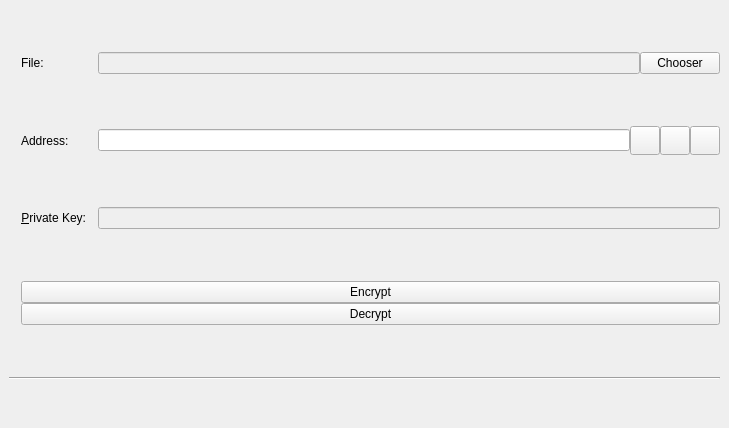
<?xml version="1.0" encoding="UTF-8"?>
<ui version="4.0">
 <class>EncryptDecrypt_2</class>
 <widget class="QStackedWidget" name="EncryptDecrypt_2">
  <property name="geometry">
   <rect>
    <x>0</x>
    <y>0</y>
    <width>729</width>
    <height>428</height>
   </rect>
  </property>
  <property name="focusPolicy">
   <enum>Qt::TabFocus</enum>
  </property>
  <property name="autoFillBackground">
   <bool>false</bool>
  </property>
  <widget class="QFrame" name="EncryptDecrypt">
   <property name="toolTip">
    <string>This is a normal payment.</string>
   </property>
   <property name="frameShape">
    <enum>QFrame::NoFrame</enum>
   </property>
   <layout class="QGridLayout" name="gridLayout">
    <property name="topMargin">
     <number>8</number>
    </property>
    <property name="bottomMargin">
     <number>4</number>
    </property>
    <property name="horizontalSpacing">
     <number>12</number>
    </property>
    <property name="verticalSpacing">
     <number>8</number>
    </property>
    <item row="1" column="2">
     <layout class="QHBoxLayout" name="payToLayout">
      <property name="spacing">
       <number>0</number>
      </property>
      <item>
       <widget class="QValidatedLineEdit" name="payTo">
        <property name="toolTip">
         <string>The IMG address to send the payment to</string>
        </property>
       </widget>
      </item>
      <item>
       <widget class="QToolButton" name="addressBookButton">
        <property name="toolTip">
         <string>Choose previously used address</string>
        </property>
        <property name="text">
         <string/>
        </property>
        <property name="iconSize">
         <size>
          <width>22</width>
          <height>22</height>
         </size>
        </property>
        <property name="shortcut">
         <string>Alt+A</string>
        </property>
       </widget>
      </item>
      <item>
       <widget class="QToolButton" name="pasteButton">
        <property name="toolTip">
         <string>Paste address from clipboard</string>
        </property>
        <property name="text">
         <string/>
        </property>
        <property name="iconSize">
         <size>
          <width>22</width>
          <height>22</height>
         </size>
        </property>
        <property name="shortcut">
         <string>Alt+P</string>
        </property>
       </widget>
      </item>
      <item>
       <widget class="QToolButton" name="deleteButton">
        <property name="toolTip">
         <string>Remove this entry</string>
        </property>
        <property name="text">
         <string/>
        </property>
        <property name="iconSize">
         <size>
          <width>22</width>
          <height>22</height>
         </size>
        </property>
       </widget>
      </item>
     </layout>
    </item>
    <item row="0" column="2">
     <layout class="QHBoxLayout" name="horizontalLayoutAmount" stretch="0,0">
      <property name="sizeConstraint">
       <enum>QLayout::SetMinAndMaxSize</enum>
      </property>
      <item>
       <widget class="QLineEdit" name="lineEdit">
        <property name="enabled">
         <bool>false</bool>
        </property>
       </widget>
      </item>
      <item>
       <widget class="QPushButton" name="chooserButton">
        <property name="text">
         <string>Chooser</string>
        </property>
       </widget>
      </item>
     </layout>
    </item>
    <item row="2" column="2">
     <widget class="QLineEdit" name="addAsLabel">
      <property name="enabled">
       <bool>false</bool>
      </property>
      <property name="toolTip">
       <string>Enter a label for this address to add it to the list of used addresses</string>
      </property>
     </widget>
    </item>
    <item row="6" column="0" colspan="3">
     <widget class="Line" name="line">
      <property name="orientation">
       <enum>Qt::Horizontal</enum>
      </property>
     </widget>
    </item>
    <item row="3" column="1" colspan="2">
     <layout class="QVBoxLayout" name="verticalLayout">
      <item>
       <widget class="QPushButton" name="encryptButton">
        <property name="text">
         <string>Encrypt</string>
        </property>
       </widget>
      </item>
      <item>
       <widget class="QPushButton" name="decryptButton">
        <property name="text">
         <string>Decrypt</string>
        </property>
       </widget>
      </item>
     </layout>
    </item>
    <item row="2" column="1">
     <widget class="QLabel" name="labellLabel">
      <property name="text">
       <string>&amp;Private Key:</string>
      </property>
      <property name="alignment">
       <set>Qt::AlignRight|Qt::AlignTrailing|Qt::AlignVCenter</set>
      </property>
      <property name="buddy">
       <cstring>addAsLabel</cstring>
      </property>
     </widget>
    </item>
    <item row="1" column="1">
     <widget class="QLabel" name="addressToLabel">
      <property name="layoutDirection">
       <enum>Qt::LeftToRight</enum>
      </property>
      <property name="text">
       <string>Address:</string>
      </property>
      <property name="buddy">
       <cstring>payTo</cstring>
      </property>
     </widget>
    </item>
    <item row="0" column="1">
     <widget class="QLabel" name="FileLabel">
      <property name="text">
       <string>File:</string>
      </property>
     </widget>
    </item>
   </layout>
  </widget>
  <widget class="QFrame" name="SendCoins_UnauthenticatedPaymentRequest">
   <property name="palette">
    <palette>
     <active>
      <colorrole role="WindowText">
       <brush brushstyle="SolidPattern">
        <color alpha="255">
         <red>0</red>
         <green>0</green>
         <blue>0</blue>
        </color>
       </brush>
      </colorrole>
      <colorrole role="Button">
       <brush brushstyle="SolidPattern">
        <color alpha="255">
         <red>255</red>
         <green>255</green>
         <blue>127</blue>
        </color>
       </brush>
      </colorrole>
      <colorrole role="Light">
       <brush brushstyle="SolidPattern">
        <color alpha="255">
         <red>255</red>
         <green>255</green>
         <blue>255</blue>
        </color>
       </brush>
      </colorrole>
      <colorrole role="Midlight">
       <brush brushstyle="SolidPattern">
        <color alpha="255">
         <red>255</red>
         <green>255</green>
         <blue>191</blue>
        </color>
       </brush>
      </colorrole>
      <colorrole role="Dark">
       <brush brushstyle="SolidPattern">
        <color alpha="255">
         <red>127</red>
         <green>127</green>
         <blue>63</blue>
        </color>
       </brush>
      </colorrole>
      <colorrole role="Mid">
       <brush brushstyle="SolidPattern">
        <color alpha="255">
         <red>170</red>
         <green>170</green>
         <blue>84</blue>
        </color>
       </brush>
      </colorrole>
      <colorrole role="Text">
       <brush brushstyle="SolidPattern">
        <color alpha="255">
         <red>0</red>
         <green>0</green>
         <blue>0</blue>
        </color>
       </brush>
      </colorrole>
      <colorrole role="BrightText">
       <brush brushstyle="SolidPattern">
        <color alpha="255">
         <red>255</red>
         <green>255</green>
         <blue>255</blue>
        </color>
       </brush>
      </colorrole>
      <colorrole role="ButtonText">
       <brush brushstyle="SolidPattern">
        <color alpha="255">
         <red>0</red>
         <green>0</green>
         <blue>0</blue>
        </color>
       </brush>
      </colorrole>
      <colorrole role="Base">
       <brush brushstyle="SolidPattern">
        <color alpha="255">
         <red>255</red>
         <green>255</green>
         <blue>255</blue>
        </color>
       </brush>
      </colorrole>
      <colorrole role="Window">
       <brush brushstyle="SolidPattern">
        <color alpha="255">
         <red>255</red>
         <green>255</green>
         <blue>127</blue>
        </color>
       </brush>
      </colorrole>
      <colorrole role="Shadow">
       <brush brushstyle="SolidPattern">
        <color alpha="255">
         <red>0</red>
         <green>0</green>
         <blue>0</blue>
        </color>
       </brush>
      </colorrole>
      <colorrole role="AlternateBase">
       <brush brushstyle="SolidPattern">
        <color alpha="255">
         <red>255</red>
         <green>255</green>
         <blue>191</blue>
        </color>
       </brush>
      </colorrole>
      <colorrole role="ToolTipBase">
       <brush brushstyle="SolidPattern">
        <color alpha="255">
         <red>255</red>
         <green>255</green>
         <blue>220</blue>
        </color>
       </brush>
      </colorrole>
      <colorrole role="ToolTipText">
       <brush brushstyle="SolidPattern">
        <color alpha="255">
         <red>0</red>
         <green>0</green>
         <blue>0</blue>
        </color>
       </brush>
      </colorrole>
     </active>
     <inactive>
      <colorrole role="WindowText">
       <brush brushstyle="SolidPattern">
        <color alpha="255">
         <red>0</red>
         <green>0</green>
         <blue>0</blue>
        </color>
       </brush>
      </colorrole>
      <colorrole role="Button">
       <brush brushstyle="SolidPattern">
        <color alpha="255">
         <red>255</red>
         <green>255</green>
         <blue>127</blue>
        </color>
       </brush>
      </colorrole>
      <colorrole role="Light">
       <brush brushstyle="SolidPattern">
        <color alpha="255">
         <red>255</red>
         <green>255</green>
         <blue>255</blue>
        </color>
       </brush>
      </colorrole>
      <colorrole role="Midlight">
       <brush brushstyle="SolidPattern">
        <color alpha="255">
         <red>255</red>
         <green>255</green>
         <blue>191</blue>
        </color>
       </brush>
      </colorrole>
      <colorrole role="Dark">
       <brush brushstyle="SolidPattern">
        <color alpha="255">
         <red>127</red>
         <green>127</green>
         <blue>63</blue>
        </color>
       </brush>
      </colorrole>
      <colorrole role="Mid">
       <brush brushstyle="SolidPattern">
        <color alpha="255">
         <red>170</red>
         <green>170</green>
         <blue>84</blue>
        </color>
       </brush>
      </colorrole>
      <colorrole role="Text">
       <brush brushstyle="SolidPattern">
        <color alpha="255">
         <red>0</red>
         <green>0</green>
         <blue>0</blue>
        </color>
       </brush>
      </colorrole>
      <colorrole role="BrightText">
       <brush brushstyle="SolidPattern">
        <color alpha="255">
         <red>255</red>
         <green>255</green>
         <blue>255</blue>
        </color>
       </brush>
      </colorrole>
      <colorrole role="ButtonText">
       <brush brushstyle="SolidPattern">
        <color alpha="255">
         <red>0</red>
         <green>0</green>
         <blue>0</blue>
        </color>
       </brush>
      </colorrole>
      <colorrole role="Base">
       <brush brushstyle="SolidPattern">
        <color alpha="255">
         <red>255</red>
         <green>255</green>
         <blue>255</blue>
        </color>
       </brush>
      </colorrole>
      <colorrole role="Window">
       <brush brushstyle="SolidPattern">
        <color alpha="255">
         <red>255</red>
         <green>255</green>
         <blue>127</blue>
        </color>
       </brush>
      </colorrole>
      <colorrole role="Shadow">
       <brush brushstyle="SolidPattern">
        <color alpha="255">
         <red>0</red>
         <green>0</green>
         <blue>0</blue>
        </color>
       </brush>
      </colorrole>
      <colorrole role="AlternateBase">
       <brush brushstyle="SolidPattern">
        <color alpha="255">
         <red>255</red>
         <green>255</green>
         <blue>191</blue>
        </color>
       </brush>
      </colorrole>
      <colorrole role="ToolTipBase">
       <brush brushstyle="SolidPattern">
        <color alpha="255">
         <red>255</red>
         <green>255</green>
         <blue>220</blue>
        </color>
       </brush>
      </colorrole>
      <colorrole role="ToolTipText">
       <brush brushstyle="SolidPattern">
        <color alpha="255">
         <red>0</red>
         <green>0</green>
         <blue>0</blue>
        </color>
       </brush>
      </colorrole>
     </inactive>
     <disabled>
      <colorrole role="WindowText">
       <brush brushstyle="SolidPattern">
        <color alpha="255">
         <red>127</red>
         <green>127</green>
         <blue>63</blue>
        </color>
       </brush>
      </colorrole>
      <colorrole role="Button">
       <brush brushstyle="SolidPattern">
        <color alpha="255">
         <red>255</red>
         <green>255</green>
         <blue>127</blue>
        </color>
       </brush>
      </colorrole>
      <colorrole role="Light">
       <brush brushstyle="SolidPattern">
        <color alpha="255">
         <red>255</red>
         <green>255</green>
         <blue>255</blue>
        </color>
       </brush>
      </colorrole>
      <colorrole role="Midlight">
       <brush brushstyle="SolidPattern">
        <color alpha="255">
         <red>255</red>
         <green>255</green>
         <blue>191</blue>
        </color>
       </brush>
      </colorrole>
      <colorrole role="Dark">
       <brush brushstyle="SolidPattern">
        <color alpha="255">
         <red>127</red>
         <green>127</green>
         <blue>63</blue>
        </color>
       </brush>
      </colorrole>
      <colorrole role="Mid">
       <brush brushstyle="SolidPattern">
        <color alpha="255">
         <red>170</red>
         <green>170</green>
         <blue>84</blue>
        </color>
       </brush>
      </colorrole>
      <colorrole role="Text">
       <brush brushstyle="SolidPattern">
        <color alpha="255">
         <red>127</red>
         <green>127</green>
         <blue>63</blue>
        </color>
       </brush>
      </colorrole>
      <colorrole role="BrightText">
       <brush brushstyle="SolidPattern">
        <color alpha="255">
         <red>255</red>
         <green>255</green>
         <blue>255</blue>
        </color>
       </brush>
      </colorrole>
      <colorrole role="ButtonText">
       <brush brushstyle="SolidPattern">
        <color alpha="255">
         <red>127</red>
         <green>127</green>
         <blue>63</blue>
        </color>
       </brush>
      </colorrole>
      <colorrole role="Base">
       <brush brushstyle="SolidPattern">
        <color alpha="255">
         <red>255</red>
         <green>255</green>
         <blue>127</blue>
        </color>
       </brush>
      </colorrole>
      <colorrole role="Window">
       <brush brushstyle="SolidPattern">
        <color alpha="255">
         <red>255</red>
         <green>255</green>
         <blue>127</blue>
        </color>
       </brush>
      </colorrole>
      <colorrole role="Shadow">
       <brush brushstyle="SolidPattern">
        <color alpha="255">
         <red>0</red>
         <green>0</green>
         <blue>0</blue>
        </color>
       </brush>
      </colorrole>
      <colorrole role="AlternateBase">
       <brush brushstyle="SolidPattern">
        <color alpha="255">
         <red>255</red>
         <green>255</green>
         <blue>127</blue>
        </color>
       </brush>
      </colorrole>
      <colorrole role="ToolTipBase">
       <brush brushstyle="SolidPattern">
        <color alpha="255">
         <red>255</red>
         <green>255</green>
         <blue>220</blue>
        </color>
       </brush>
      </colorrole>
      <colorrole role="ToolTipText">
       <brush brushstyle="SolidPattern">
        <color alpha="255">
         <red>0</red>
         <green>0</green>
         <blue>0</blue>
        </color>
       </brush>
      </colorrole>
     </disabled>
    </palette>
   </property>
   <property name="toolTip">
    <string>This is an unauthenticated payment request.</string>
   </property>
   <property name="autoFillBackground">
    <bool>true</bool>
   </property>
   <property name="frameShape">
    <enum>QFrame::NoFrame</enum>
   </property>
   <layout class="QGridLayout" name="gridLayout_is">
    <property name="spacing">
     <number>12</number>
    </property>
    <item row="0" column="0">
     <widget class="QLabel" name="payToLabel_is">
      <property name="text">
       <string>Pay To:</string>
      </property>
      <property name="alignment">
       <set>Qt::AlignRight|Qt::AlignTrailing|Qt::AlignVCenter</set>
      </property>
     </widget>
    </item>
    <item row="0" column="1">
     <layout class="QHBoxLayout" name="payToLayout_is">
      <property name="spacing">
       <number>0</number>
      </property>
      <item>
       <widget class="QLabel" name="payTo_is"/>
      </item>
      <item>
       <widget class="QToolButton" name="deleteButton_is">
        <property name="toolTip">
         <string>Remove this entry</string>
        </property>
        <property name="text">
         <string/>
        </property>
       </widget>
      </item>
     </layout>
    </item>
    <item row="1" column="0">
     <widget class="QLabel" name="memoLabel_is">
      <property name="text">
       <string>Memo:</string>
      </property>
      <property name="alignment">
       <set>Qt::AlignRight|Qt::AlignTrailing|Qt::AlignVCenter</set>
      </property>
     </widget>
    </item>
    <item row="1" column="1">
     <widget class="QLabel" name="memoTextLabel_is">
      <property name="textFormat">
       <enum>Qt::PlainText</enum>
      </property>
     </widget>
    </item>
    <item row="2" column="0">
     <widget class="QLabel" name="amountLabel_is">
      <property name="text">
       <string>A&amp;mount:</string>
      </property>
      <property name="alignment">
       <set>Qt::AlignRight|Qt::AlignTrailing|Qt::AlignVCenter</set>
      </property>
      <property name="buddy">
       <cstring>payAmount_is</cstring>
      </property>
     </widget>
    </item>
    <item row="2" column="1">
     <widget class="BitcoinAmountField" name="payAmount_is">
      <property name="acceptDrops">
       <bool>false</bool>
      </property>
     </widget>
    </item>
   </layout>
  </widget>
  <widget class="QFrame" name="SendCoins_AuthenticatedPaymentRequest">
   <property name="palette">
    <palette>
     <active>
      <colorrole role="WindowText">
       <brush brushstyle="SolidPattern">
        <color alpha="255">
         <red>0</red>
         <green>0</green>
         <blue>0</blue>
        </color>
       </brush>
      </colorrole>
      <colorrole role="Button">
       <brush brushstyle="SolidPattern">
        <color alpha="255">
         <red>140</red>
         <green>232</green>
         <blue>119</blue>
        </color>
       </brush>
      </colorrole>
      <colorrole role="Light">
       <brush brushstyle="SolidPattern">
        <color alpha="255">
         <red>230</red>
         <green>255</green>
         <blue>224</blue>
        </color>
       </brush>
      </colorrole>
      <colorrole role="Midlight">
       <brush brushstyle="SolidPattern">
        <color alpha="255">
         <red>185</red>
         <green>243</green>
         <blue>171</blue>
        </color>
       </brush>
      </colorrole>
      <colorrole role="Dark">
       <brush brushstyle="SolidPattern">
        <color alpha="255">
         <red>70</red>
         <green>116</green>
         <blue>59</blue>
        </color>
       </brush>
      </colorrole>
      <colorrole role="Mid">
       <brush brushstyle="SolidPattern">
        <color alpha="255">
         <red>93</red>
         <green>155</green>
         <blue>79</blue>
        </color>
       </brush>
      </colorrole>
      <colorrole role="Text">
       <brush brushstyle="SolidPattern">
        <color alpha="255">
         <red>0</red>
         <green>0</green>
         <blue>0</blue>
        </color>
       </brush>
      </colorrole>
      <colorrole role="BrightText">
       <brush brushstyle="SolidPattern">
        <color alpha="255">
         <red>155</red>
         <green>255</green>
         <blue>147</blue>
        </color>
       </brush>
      </colorrole>
      <colorrole role="ButtonText">
       <brush brushstyle="SolidPattern">
        <color alpha="255">
         <red>0</red>
         <green>0</green>
         <blue>0</blue>
        </color>
       </brush>
      </colorrole>
      <colorrole role="Base">
       <brush brushstyle="SolidPattern">
        <color alpha="255">
         <red>119</red>
         <green>255</green>
         <blue>233</blue>
        </color>
       </brush>
      </colorrole>
      <colorrole role="Window">
       <brush brushstyle="SolidPattern">
        <color alpha="255">
         <red>140</red>
         <green>232</green>
         <blue>119</blue>
        </color>
       </brush>
      </colorrole>
      <colorrole role="Shadow">
       <brush brushstyle="SolidPattern">
        <color alpha="255">
         <red>0</red>
         <green>0</green>
         <blue>0</blue>
        </color>
       </brush>
      </colorrole>
      <colorrole role="AlternateBase">
       <brush brushstyle="SolidPattern">
        <color alpha="255">
         <red>197</red>
         <green>243</green>
         <blue>187</blue>
        </color>
       </brush>
      </colorrole>
      <colorrole role="NoRole">
       <brush brushstyle="SolidPattern">
        <color alpha="255">
         <red>125</red>
         <green>194</green>
         <blue>122</blue>
        </color>
       </brush>
      </colorrole>
      <colorrole role="ToolTipBase">
       <brush brushstyle="SolidPattern">
        <color alpha="255">
         <red>255</red>
         <green>255</green>
         <blue>220</blue>
        </color>
       </brush>
      </colorrole>
      <colorrole role="ToolTipText">
       <brush brushstyle="SolidPattern">
        <color alpha="255">
         <red>0</red>
         <green>0</green>
         <blue>0</blue>
        </color>
       </brush>
      </colorrole>
     </active>
     <inactive>
      <colorrole role="WindowText">
       <brush brushstyle="SolidPattern">
        <color alpha="255">
         <red>0</red>
         <green>0</green>
         <blue>0</blue>
        </color>
       </brush>
      </colorrole>
      <colorrole role="Button">
       <brush brushstyle="SolidPattern">
        <color alpha="255">
         <red>140</red>
         <green>232</green>
         <blue>119</blue>
        </color>
       </brush>
      </colorrole>
      <colorrole role="Light">
       <brush brushstyle="SolidPattern">
        <color alpha="255">
         <red>230</red>
         <green>255</green>
         <blue>224</blue>
        </color>
       </brush>
      </colorrole>
      <colorrole role="Midlight">
       <brush brushstyle="SolidPattern">
        <color alpha="255">
         <red>185</red>
         <green>243</green>
         <blue>171</blue>
        </color>
       </brush>
      </colorrole>
      <colorrole role="Dark">
       <brush brushstyle="SolidPattern">
        <color alpha="255">
         <red>70</red>
         <green>116</green>
         <blue>59</blue>
        </color>
       </brush>
      </colorrole>
      <colorrole role="Mid">
       <brush brushstyle="SolidPattern">
        <color alpha="255">
         <red>93</red>
         <green>155</green>
         <blue>79</blue>
        </color>
       </brush>
      </colorrole>
      <colorrole role="Text">
       <brush brushstyle="SolidPattern">
        <color alpha="255">
         <red>0</red>
         <green>0</green>
         <blue>0</blue>
        </color>
       </brush>
      </colorrole>
      <colorrole role="BrightText">
       <brush brushstyle="SolidPattern">
        <color alpha="255">
         <red>155</red>
         <green>255</green>
         <blue>147</blue>
        </color>
       </brush>
      </colorrole>
      <colorrole role="ButtonText">
       <brush brushstyle="SolidPattern">
        <color alpha="255">
         <red>0</red>
         <green>0</green>
         <blue>0</blue>
        </color>
       </brush>
      </colorrole>
      <colorrole role="Base">
       <brush brushstyle="SolidPattern">
        <color alpha="255">
         <red>119</red>
         <green>255</green>
         <blue>233</blue>
        </color>
       </brush>
      </colorrole>
      <colorrole role="Window">
       <brush brushstyle="SolidPattern">
        <color alpha="255">
         <red>140</red>
         <green>232</green>
         <blue>119</blue>
        </color>
       </brush>
      </colorrole>
      <colorrole role="Shadow">
       <brush brushstyle="SolidPattern">
        <color alpha="255">
         <red>0</red>
         <green>0</green>
         <blue>0</blue>
        </color>
       </brush>
      </colorrole>
      <colorrole role="AlternateBase">
       <brush brushstyle="SolidPattern">
        <color alpha="255">
         <red>197</red>
         <green>243</green>
         <blue>187</blue>
        </color>
       </brush>
      </colorrole>
      <colorrole role="NoRole">
       <brush brushstyle="SolidPattern">
        <color alpha="255">
         <red>125</red>
         <green>194</green>
         <blue>122</blue>
        </color>
       </brush>
      </colorrole>
      <colorrole role="ToolTipBase">
       <brush brushstyle="SolidPattern">
        <color alpha="255">
         <red>255</red>
         <green>255</green>
         <blue>220</blue>
        </color>
       </brush>
      </colorrole>
      <colorrole role="ToolTipText">
       <brush brushstyle="SolidPattern">
        <color alpha="255">
         <red>0</red>
         <green>0</green>
         <blue>0</blue>
        </color>
       </brush>
      </colorrole>
     </inactive>
     <disabled>
      <colorrole role="WindowText">
       <brush brushstyle="SolidPattern">
        <color alpha="255">
         <red>70</red>
         <green>116</green>
         <blue>59</blue>
        </color>
       </brush>
      </colorrole>
      <colorrole role="Button">
       <brush brushstyle="SolidPattern">
        <color alpha="255">
         <red>140</red>
         <green>232</green>
         <blue>119</blue>
        </color>
       </brush>
      </colorrole>
      <colorrole role="Light">
       <brush brushstyle="SolidPattern">
        <color alpha="255">
         <red>230</red>
         <green>255</green>
         <blue>224</blue>
        </color>
       </brush>
      </colorrole>
      <colorrole role="Midlight">
       <brush brushstyle="SolidPattern">
        <color alpha="255">
         <red>185</red>
         <green>243</green>
         <blue>171</blue>
        </color>
       </brush>
      </colorrole>
      <colorrole role="Dark">
       <brush brushstyle="SolidPattern">
        <color alpha="255">
         <red>70</red>
         <green>116</green>
         <blue>59</blue>
        </color>
       </brush>
      </colorrole>
      <colorrole role="Mid">
       <brush brushstyle="SolidPattern">
        <color alpha="255">
         <red>93</red>
         <green>155</green>
         <blue>79</blue>
        </color>
       </brush>
      </colorrole>
      <colorrole role="Text">
       <brush brushstyle="SolidPattern">
        <color alpha="255">
         <red>70</red>
         <green>116</green>
         <blue>59</blue>
        </color>
       </brush>
      </colorrole>
      <colorrole role="BrightText">
       <brush brushstyle="SolidPattern">
        <color alpha="255">
         <red>155</red>
         <green>255</green>
         <blue>147</blue>
        </color>
       </brush>
      </colorrole>
      <colorrole role="ButtonText">
       <brush brushstyle="SolidPattern">
        <color alpha="255">
         <red>70</red>
         <green>116</green>
         <blue>59</blue>
        </color>
       </brush>
      </colorrole>
      <colorrole role="Base">
       <brush brushstyle="SolidPattern">
        <color alpha="255">
         <red>140</red>
         <green>232</green>
         <blue>119</blue>
        </color>
       </brush>
      </colorrole>
      <colorrole role="Window">
       <brush brushstyle="SolidPattern">
        <color alpha="255">
         <red>140</red>
         <green>232</green>
         <blue>119</blue>
        </color>
       </brush>
      </colorrole>
      <colorrole role="Shadow">
       <brush brushstyle="SolidPattern">
        <color alpha="255">
         <red>0</red>
         <green>0</green>
         <blue>0</blue>
        </color>
       </brush>
      </colorrole>
      <colorrole role="AlternateBase">
       <brush brushstyle="SolidPattern">
        <color alpha="255">
         <red>140</red>
         <green>232</green>
         <blue>119</blue>
        </color>
       </brush>
      </colorrole>
      <colorrole role="NoRole">
       <brush brushstyle="SolidPattern">
        <color alpha="255">
         <red>125</red>
         <green>194</green>
         <blue>122</blue>
        </color>
       </brush>
      </colorrole>
      <colorrole role="ToolTipBase">
       <brush brushstyle="SolidPattern">
        <color alpha="255">
         <red>255</red>
         <green>255</green>
         <blue>220</blue>
        </color>
       </brush>
      </colorrole>
      <colorrole role="ToolTipText">
       <brush brushstyle="SolidPattern">
        <color alpha="255">
         <red>0</red>
         <green>0</green>
         <blue>0</blue>
        </color>
       </brush>
      </colorrole>
     </disabled>
    </palette>
   </property>
   <property name="toolTip">
    <string>This is an authenticated payment request.</string>
   </property>
   <property name="autoFillBackground">
    <bool>true</bool>
   </property>
   <property name="frameShape">
    <enum>QFrame::NoFrame</enum>
   </property>
   <layout class="QGridLayout" name="gridLayout_s">
    <property name="spacing">
     <number>12</number>
    </property>
    <item row="0" column="0">
     <widget class="QLabel" name="payToLabel_s">
      <property name="text">
       <string>Pay To:</string>
      </property>
      <property name="alignment">
       <set>Qt::AlignRight|Qt::AlignTrailing|Qt::AlignVCenter</set>
      </property>
     </widget>
    </item>
    <item row="0" column="1">
     <layout class="QHBoxLayout" name="payToLayout_s">
      <property name="spacing">
       <number>0</number>
      </property>
      <item>
       <widget class="QLabel" name="payTo_s">
        <property name="textFormat">
         <enum>Qt::PlainText</enum>
        </property>
       </widget>
      </item>
      <item>
       <widget class="QToolButton" name="deleteButton_s">
        <property name="toolTip">
         <string>Remove this entry</string>
        </property>
        <property name="text">
         <string/>
        </property>
       </widget>
      </item>
     </layout>
    </item>
    <item row="1" column="0">
     <widget class="QLabel" name="memoLabel_s">
      <property name="text">
       <string>Memo:</string>
      </property>
      <property name="alignment">
       <set>Qt::AlignRight|Qt::AlignTrailing|Qt::AlignVCenter</set>
      </property>
     </widget>
    </item>
    <item row="1" column="1">
     <widget class="QLabel" name="memoTextLabel_s">
      <property name="textFormat">
       <enum>Qt::PlainText</enum>
      </property>
     </widget>
    </item>
    <item row="2" column="0">
     <widget class="QLabel" name="amountLabel_s">
      <property name="text">
       <string>A&amp;mount:</string>
      </property>
      <property name="alignment">
       <set>Qt::AlignRight|Qt::AlignTrailing|Qt::AlignVCenter</set>
      </property>
      <property name="buddy">
       <cstring>payAmount_s</cstring>
      </property>
     </widget>
    </item>
    <item row="2" column="1">
     <widget class="BitcoinAmountField" name="payAmount_s">
      <property name="acceptDrops">
       <bool>false</bool>
      </property>
     </widget>
    </item>
   </layout>
  </widget>
 </widget>
 <customwidgets>
  <customwidget>
   <class>QValidatedLineEdit</class>
   <extends>QLineEdit</extends>
   <header>qvalidatedlineedit.h</header>
  </customwidget>
  <customwidget>
   <class>BitcoinAmountField</class>
   <extends>QLineEdit</extends>
   <header>bitcoinamountfield.h</header>
   <container>1</container>
  </customwidget>
 </customwidgets>
 <tabstops>
  <tabstop>payTo</tabstop>
  <tabstop>addressBookButton</tabstop>
  <tabstop>pasteButton</tabstop>
  <tabstop>deleteButton</tabstop>
  <tabstop>addAsLabel</tabstop>
  <tabstop>payAmount_is</tabstop>
  <tabstop>deleteButton_is</tabstop>
  <tabstop>payAmount_s</tabstop>
  <tabstop>deleteButton_s</tabstop>
 </tabstops>
 <resources/>
 <connections/>
</ui>
